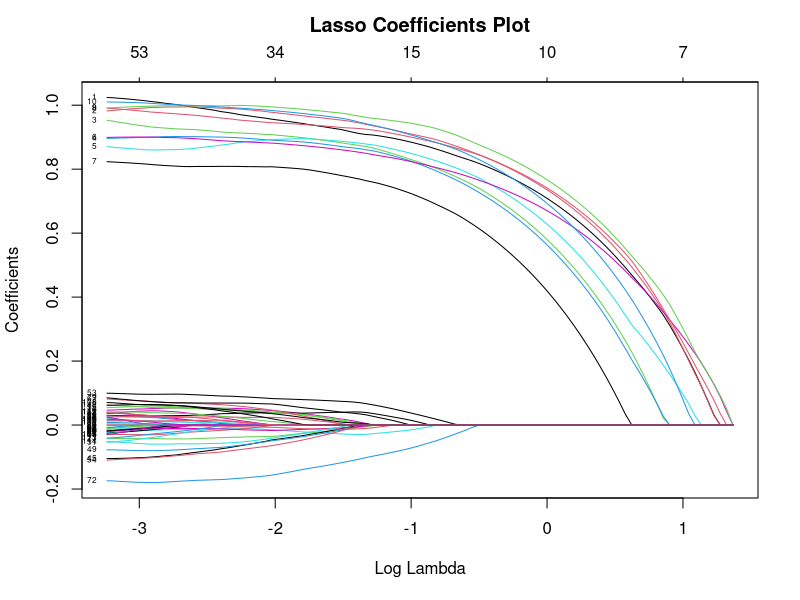
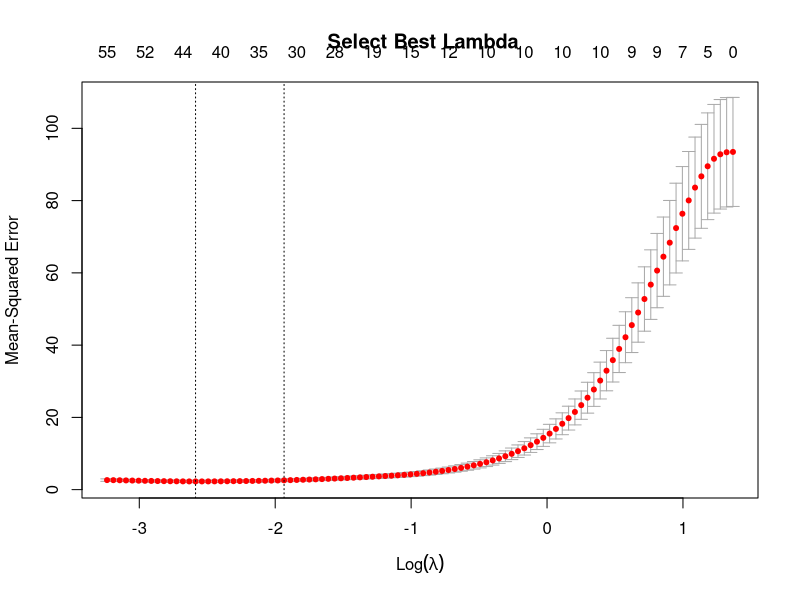
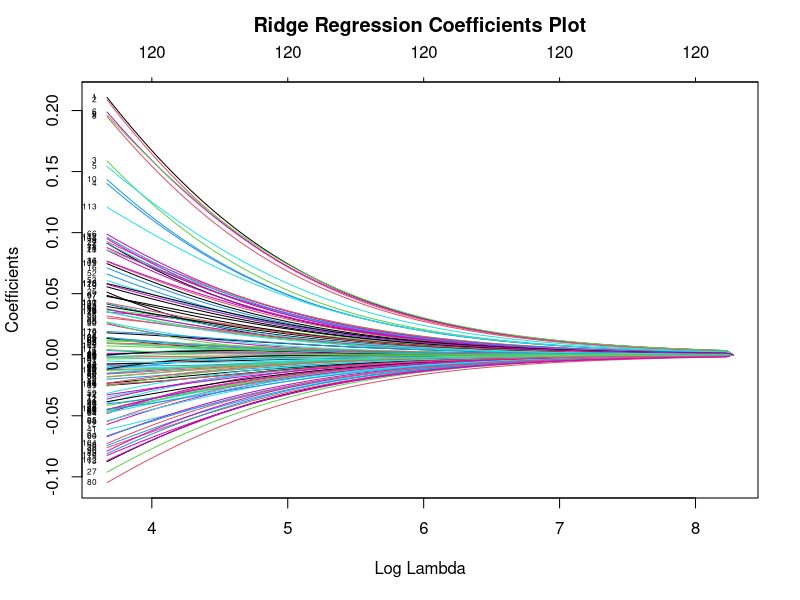
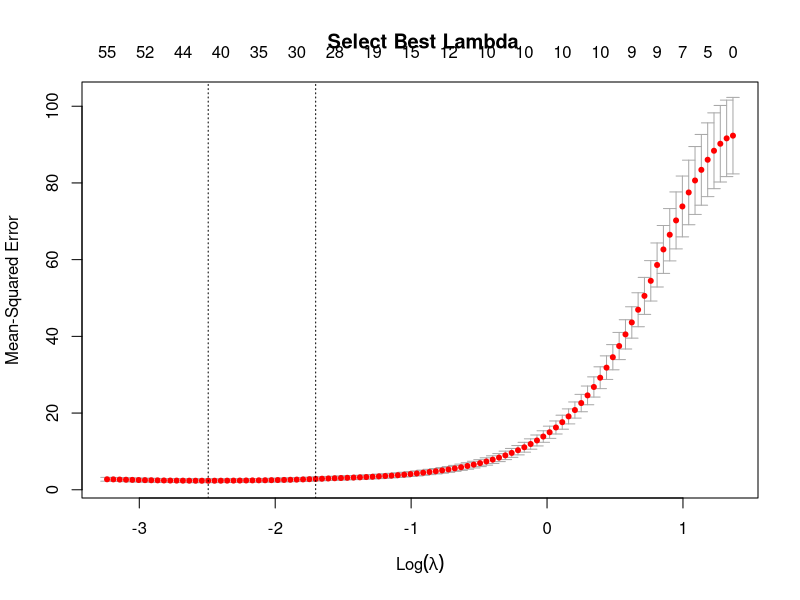
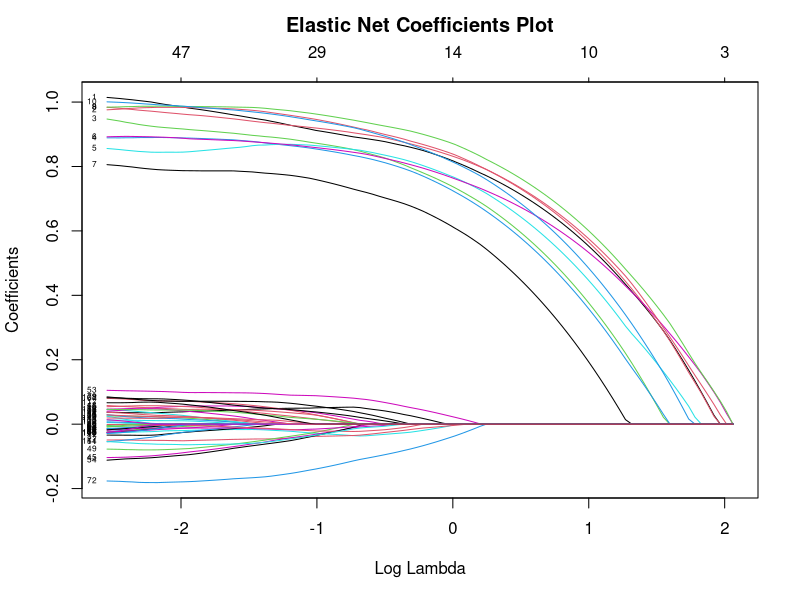
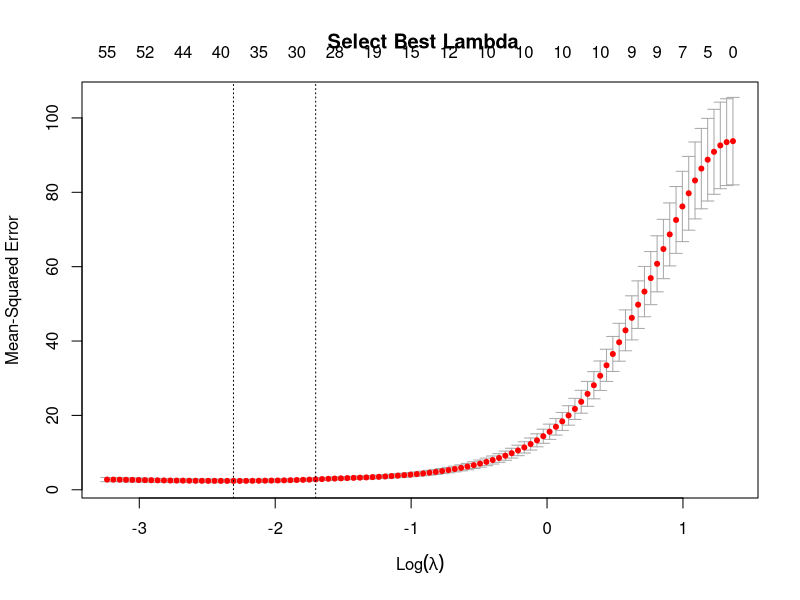

R code for these plots, in order:
install.packages("glmnet")
install.packages("pls")
install.packages("MASS")
library(glmnet)
library(pls)
library(MASS)

# Create simulated data 

set.seed(1234) # set seed to generate the same data every time you run the code; for different repetition, comment out this line
n = 100 									# sample size
p = 120										# p > n => Big-p Data Problem
pp = 10 									# true variables 
beta1=rbind(1,1,1,1,1) 						# 5 coefficients for first five vars as a 5 x 1 vector
beta2=rbind(1,1,1,1,1)						# 5 coeffs for for second five vars as a 5 x 1 vector
beta0 = t(t(rep(0,1,110)))					# 110 insignificant betas as 110 x 1 vector

x=matrix(runif(n*p, min=0, max=10), n, p)	# randon uniform variates from U(0, 10) arranged in matrix n x p
z1=x[,1:5] %*% beta1						# first simulated factor z1 = sum of x1 through x5
z2=x[,6:10] %*% beta2						# second factor z2
yy= z1 + 10*sqrt(z2) 						# true dependent variable
y = yy + x[,11:120] %*% beta0 + rnorm(n)	# observed dependent variable with 100 regressors insignificant vars but we don't know that ex ante

# Partition training and test data sets

m = 0.8*n									# 80% training size ==> 20% holdout sample
ts = sample(1:n,m)							# random draw of 80 out of 100 rows
x.train = x[ts,]							
y.train = y[ts]

x.test = x[-ts,]
y.test = y[-ts]

####### Lasso Regression

out.lasso = glmnet(x.train, y.train, alpha = 1)     # fits lasso becasue alpha = 1 vanishes the quadratic penalty
summary(out.lasso)
# Coeffcients plots

plot(out.lasso, xvar="lambda", label=TRUE)	      # plots estimates vs log(lambda) values. See how *all* estimates tend to zero as lambda increases. Why? Exam Q	
title("Lasso Coefficients Plot",line=2.5)

# Extract LASSO estimates for specific lambda values

est_1_lasso = coef(out.lasso, s = 0.01)			  	  # estimates at lambda = 0.01 => many vars deemed significant, yet their magnitudes differ b/w sig and nonsig vars
est_2_lasso = coef(out.lasso, s = 0.5)					  # estimates when lambda = 0.5 ==> separation b/w sig an insignifcant vars improves substantially


# Optimal Lambda value?  Select by using n-fold cross-validation 

cvlasso=cv.glmnet(x.train, y.train, type.measure="mse", nfolds = 10)    # 10-fold cross-validation
plot(cvlasso, main = " Select Best Lambda")								# plot of MSE vs Lambda
lam_est_lasso = cvlasso$lambda.min											# best lambda --> one that minimizes mse
lasso_est = coef(out.lasso, s = lam_est_lasso)								# best parameter estimates 


# Prediction Using Test Sample Data

yhat_lasso = predict(cvlasso, s = lam_est_lasso, newx=x.test)					# x.test provides data from holdout sample
sse.test_lasso = sum((y.test - yhat_lasso)^2)									# sum of square errors in holdout sample
sst.test_lasso = sum((y.test-mean(y.test))^2)								# total sum of squares at ybar in holdout sample
r2_lasso = 1-sse.test_lasso/sst.test_lasso											# R square = 1 - sum of squares errors with the model/sum of squares errors w/o the model (ie just ybar) 


####### Ridge Regression
out.Ridge_Regression = glmnet(x.train, y.train, alpha = 0)     # fits lasso becasue alpha = 1 vanishes the quadratic penalty
summary(out.Ridge_Regression)
# Coeffcients plots

plot(out.Ridge_Regression, xvar="lambda", label=TRUE)	      # plots estimates vs log(lambda) values. See how *all* estimates tend to zero as lambda increases. Why? Exam Q	
title("Ridge Regression Coefficients Plot",line=2.5)

# Extract Ridge Regression estimates for specific lambda values

est_1_RR = coef(out.Ridge_Regression, s = 0.01)			  	  # estimates at lambda = 0.01 => many vars deemed significant, yet their magnitudes differ b/w sig and nonsig vars
est_2_RR = coef(out.Ridge_Regression, s = 0.5)					  # estimates when lambda = 0.5 ==> separation b/w sig an insignifcant vars improves substantially


# Optimal Lambda value?  Select by using n-fold cross-validation 

cv_Ridge_Regression=cv.glmnet(x.train, y.train, type.measure="mse", nfolds = 10)    # 10-fold cross-validation
plot(cv_Ridge_Regression, main = " Select Best Lambda")								# plot of MSE vs Lambda
lam_est_RR = cv_Ridge_Regression$lambda.min											# best lambda --> one that minimizes mse
Ridge_Regression_est = coef(cv_Ridge_Regression, s = lam_est_RR)								# best parameter estimates 


# Prediction Using Test Sample Data

yhat_RR = predict(cv_Ridge_Regression, s = lam_est_RR, newx=x.test)					# x.test provides data from holdout sample
sse.test_RR = sum((y.test - yhat_RR)^2)									# sum of square errors in holdout sample
sst.test_RR = sum((y.test-mean(y.test))^2)								# total sum of squares at ybar in holdout sample
r2_RR = 1-sse.test_RR/sst.test_RR	

#######Elastic Net
out.EN = glmnet(x.train, y.train, alpha = 0.5)     # fits lasso becasue alpha = 1 vanishes the quadratic penalty
summary(out.EN)
#alpha:tabulate mse at lambda.min for various values of alpha from 0.1 to 0.9 to find the best alpha value
# Coeffcients plots

plot(out.EN, xvar="lambda", label=TRUE)	      # plots estimates vs log(lambda) values. See how *all* estimates tend to zero as lambda increases. Why? Exam Q	
title("Elastic Net Coefficients Plot",line=2.5)

# Extract LASSO estimates for specific lambda values

est_1_EN = coef(out.EN, s = 0.01)			  	  # estimates at lambda = 0.01 => many vars deemed significant, yet their magnitudes differ b/w sig and nonsig vars
est_2_EN = coef(out.EN, s = 0.5)					  # estimates when lambda = 0.5 ==> separation b/w sig an insignifcant vars improves substantially


# Optimal Lambda value?  Select by using n-fold cross-validation 

cvEN=cv.glmnet(x.train, y.train, type.measure="mse", nfolds = 10)    # 10-fold cross-validation
plot(cvEN, main = " Select Best Lambda")								# plot of MSE vs Lambda
lam_est_EN = cvEN$lambda.min											# best lambda --> one that minimizes mse
EN_est = coef(out.EN, s = lam_est_EN)								# best parameter estimates 


# Prediction Using Test Sample Data

yhat_EN = predict(cvEN, s = lam_est_EN, newx=x.test)					# x.test provides data from holdout sample
sse.test_EN = sum((y.test - yhat_EN)^2)									# sum of square errors in holdout sample
sst.test_EN = sum((y.test-mean(y.test))^2)								# total sum of squares at ybar in holdout sample
r2_EN = 1-sse.test_EN/sst.test_EN											# R square = 1 - sum of squares errors with the model/sum of squares errors w/o the model (ie just ybar) 
